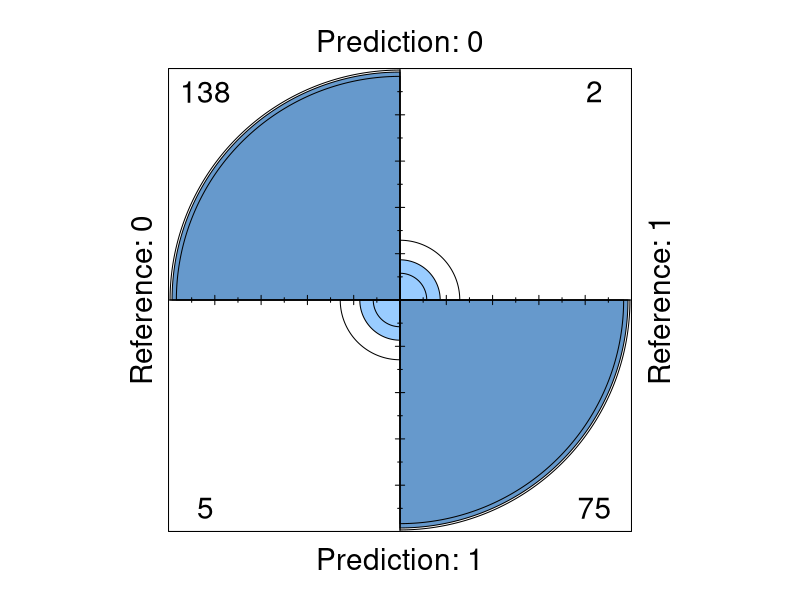
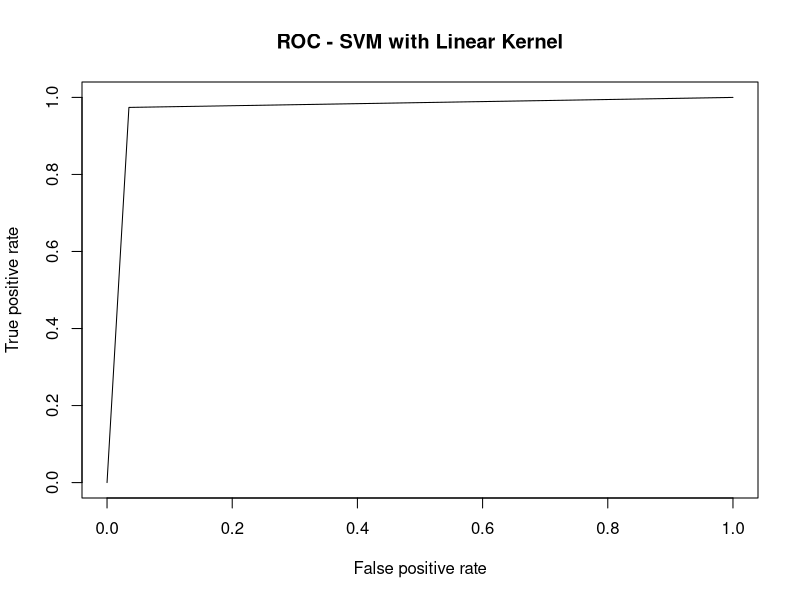
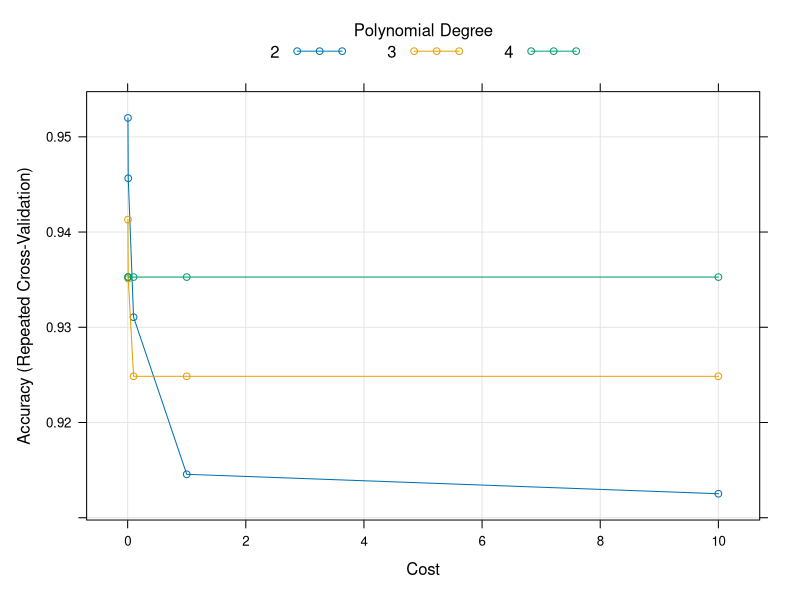
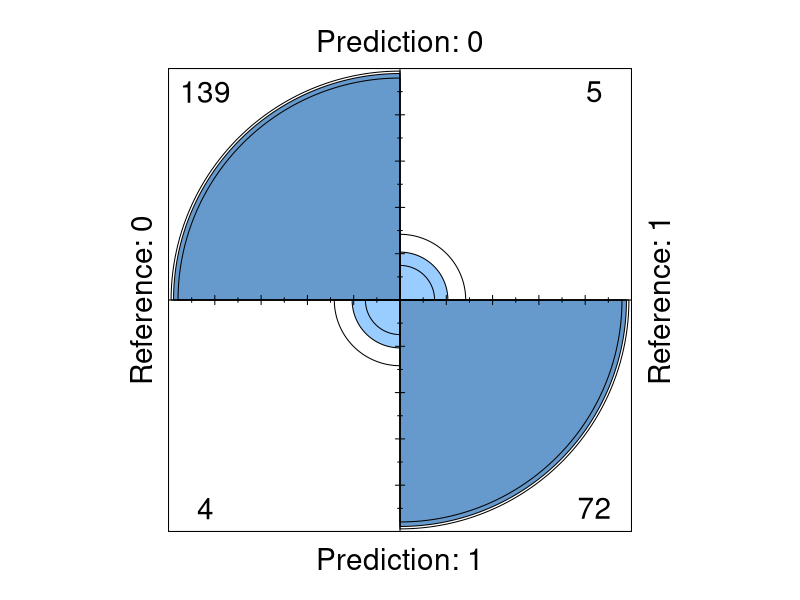
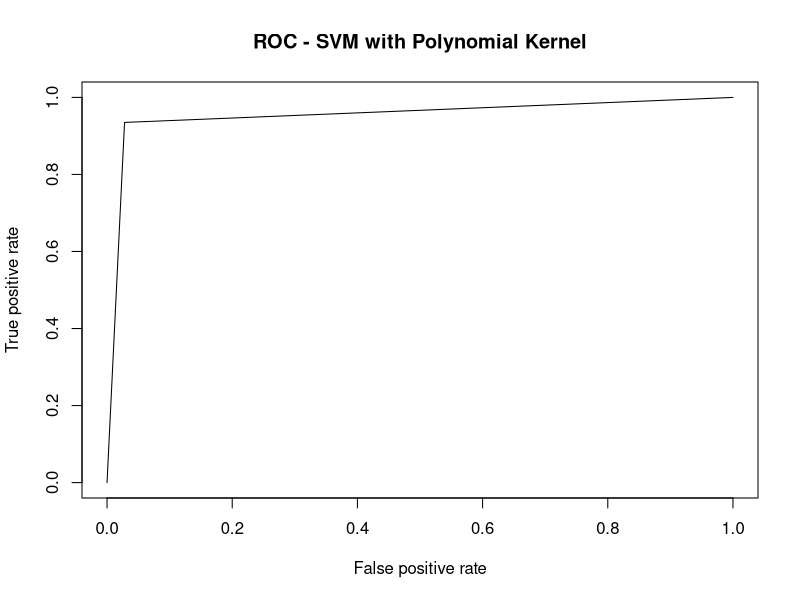
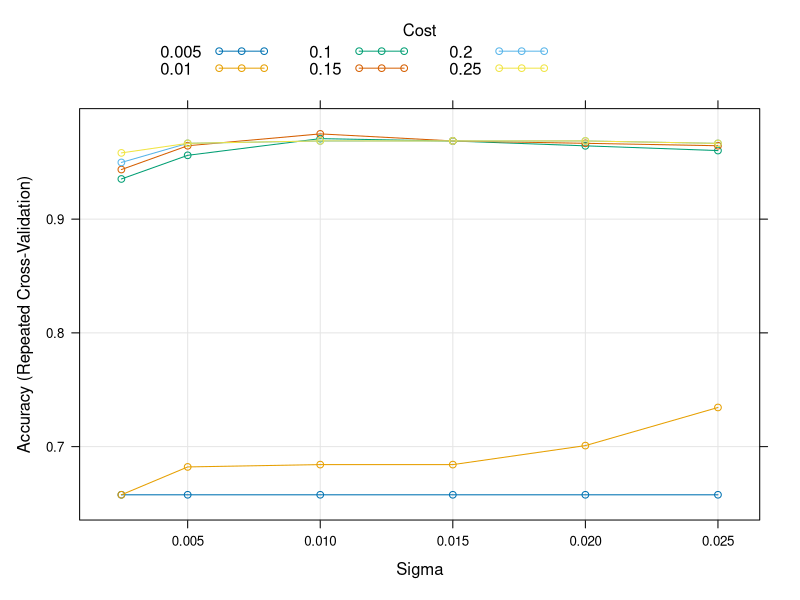
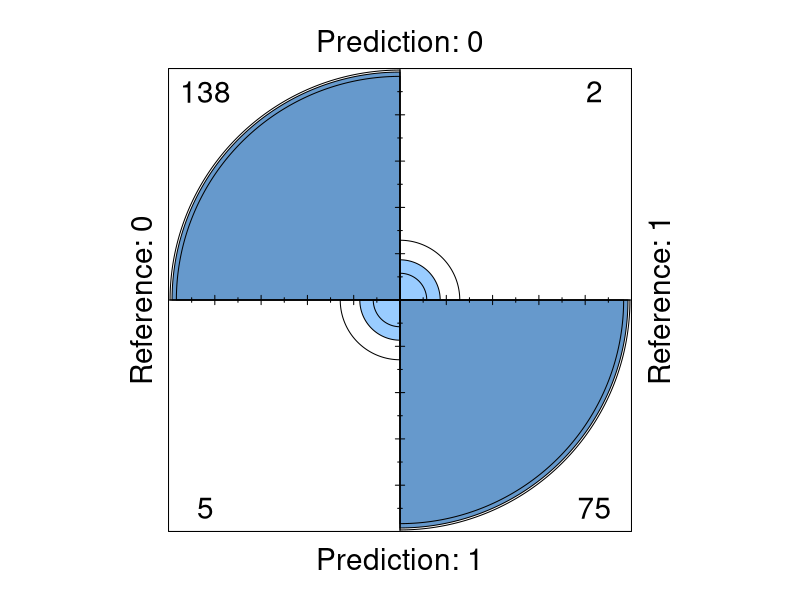
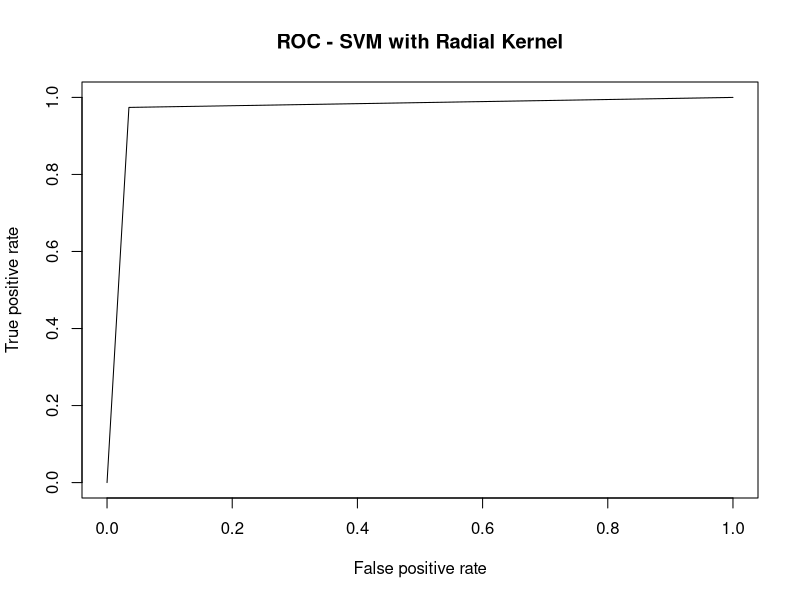

Reproduce these figures in R, in order.
#Set working directory and import data
setwd("C:\\Users\\user\\Desktop\\Blogs\\SVM")
mydata=read.csv("Breast_Cancer_Dataset.csv")

#Check data structure and dimension
str(mydata)
dim(mydata)

#Change the levels of the target variable to "0" and "1" which stand for benign and malignant respectively
mydata$Class=ifelse(mydata$Class==2,0,1)
mydata$Class=as.factor(mydata$Class)
table(mydata$Class)

#Unsual level identified in Bare_Nuclei. Identify the rows and remove them
table(mydata$Bare_Nuclei)
which(mydata$Bare_Nuclei=="?")

data=mydata[-which(mydata$Bare_Nuclei=="?"),]
data=droplevels(data)
str(data)

#Partition the data in 70:30 ratio

library(caret)
set.seed(1234)
Index=createDataPartition(data$Class, p=0.7,list = FALSE)
Train=mydata[Index,]
Test=mydata[-Index,]


#Prepare for model by having 10 fold bootstrapped crossvalidation sampling
control=trainControl(method = "repeatedcv", number = 10, repeats = 1)

#Build a SVM model using Linear kernel
###Tuning parameter C for optimized model
grid=expand.grid(C = c(0.01, 0.02,0.05, 0.075, 0.1, 0.25, 0.5, 1, 1.25, 1.5, 1.75, 2,5))

set.seed(123456)
svm_Linear_Grid=train(Class~., data = Train,method = "svmLinear",
                      trControl = control, 
                      preProcess=c("scale","center"),
                      tuneGrid=grid)

a=svm_Linear_Grid$results
TrainingAcc_Linear=a[which.max(a$Accuracy),"Accuracy"]

#Best parameter value after tuning
svm_Linear_Grid$bestTune

#Predictions
Pred=predict(svm_Linear_Grid,Test)
a=confusionMatrix(Pred,Test$Class)
accuracy_Linear=a$overall[[1]]
accuracy_Linear
#An accuracy of 94.1% is achieved


#Visulize the confusion matrix
a$table
fourfoldplot(a$table)

Sensitivity_Linear=a$byClass[[1]]
#True positive rate achieved is 96%
Specificity_Linear=a$byClass[[2]]
#True negative rate achieved is 89%

###ROC and AUC
library(ROCR)
predictions.L=prediction(as.numeric(Pred),Test$Class)
Perf.L=performance(predictions.L,"tpr","fpr")
plot(Perf.L, main="ROC - SVM with Linear Kernel")
AUC=performance(predictions.L,"auc")
AUC_L=AUC@y.values
AUC_L


#Build the model by using Polynomial Kernel
#parameter tuning for both Cost and degree of polynomial
grid=expand.grid(C = c(0.005,.01, .1, 1,10), 
                 degree=c(2,3,4), scale=1)
svm_P=train(Class~.,data=Train,method="svmPoly",tuneLength=10,
            trControl=control, tuneGrid=grid)

#Best parameter value after tuning is a cost of 0.01 and degree of 2
svm_P$bestTune
#Visualize
plot(svm_P)


#Training Accuracy
b=svm_P$results
TrainingAcc_Poly=b[which.max(b$Accuracy),"Accuracy"]
TrainingAcc_Poly


#Predictions
Pred_Poly=predict(svm_P,Test)
b=confusionMatrix(Pred_Poly,Test$Class)
Accuracy_Polynomial=b$overall[[1]]
Accuracy_Polynomial
#An accuracy of 94.1% is achieved


#Visulize the confusion matrix
b$table
fourfoldplot(b$table)

Sensitivity_Polynomial=b$byClass[[1]]
#True positive rate achieved is 96%
Specificity_Polynomial=b$byClass[[2]]
#True negative rate achieved is 91%

##ROC& AUC
predictions.P=prediction(as.numeric(Pred_Poly),labels=Test$Class)
Perf.P=performance(predictions.P,"tpr","fpr")
plot(Perf.P, main="ROC - SVM with Polynomial Kernel")
AUC=performance(predictions.P,"auc")
AUC_P=AUC@y.values
AUC_P

#Build the model by using Radial Kernel
#parameter tuning for both Cost and sigma of radial kernel

grid=expand.grid(C = c(0.005,.01, 0.1, 0.15,0.20,0.25), 
                 sigma=c(0.0025,0.005,0.01,0.015,0.02,0.025))
set.seed(88888)
svm_Radial=train(Class~.,data=Train,method="svmRadial",tuneLength=10,
            trControl=control, tuneGrid=grid)

#Best tuned parameters for the model & Visualization of the comparison while tuning
svm_Radial$bestTune
plot(svm_Radial)

#Training Accuracy
c=svm_Radial$results
TrainingAcc_Rad=c[which.max(c$Accuracy),"Accuracy"]
TrainingAcc_Rad


#Predictions
Pred_Radial=predict(svm_Radial,Test)
c=confusionMatrix(Pred_Radial,Test$Class)
Accuracy_Radial=c$overall[[1]]
Accuracy_Radial
#An accurtacy of 96% is achieved

#Visulize the confusion matrix
c$table
fourfoldplot(c$table)

Sensitivity_Radial=c$byClass[[1]]
#True positive rate achieved is 96.5%
Specificity_Radial=c$byClass[[2]]
#True negative rate achieved is 95%

#ROC & AUC
predictions.R=prediction(as.numeric(Pred_Radial),labels=Test$Class)
Perf.R=performance(predictions.R,"tpr","fpr")
plot(Perf.R, main="ROC - SVM with Radial Kernel")
AUC=performance(predictions.R,"auc")
AUC_R=AUC@y.values
AUC_R

##Comparison across kernels
Compare=data.frame(Kernel=c("Linear","Poly","Radial"),
                   Train_Acc=c(TrainingAcc_Linear,TrainingAcc_Poly,TrainingAcc_Rad),
                   Test_Acc=c(accuracy_Linear,Accuracy_Polynomial,Accuracy_Radial),
                   Sensitivity=c(Sensitivity_Linear,Sensitivity_Polynomial,Sensitivity_Radial),
                   Specificity=c(Specificity_Linear,Specificity_Polynomial,Specificity_Radial),
                   AUC_All=c(AUC_L[[1]],AUC_P[[1]],AUC_R[[1]]))
Compare
